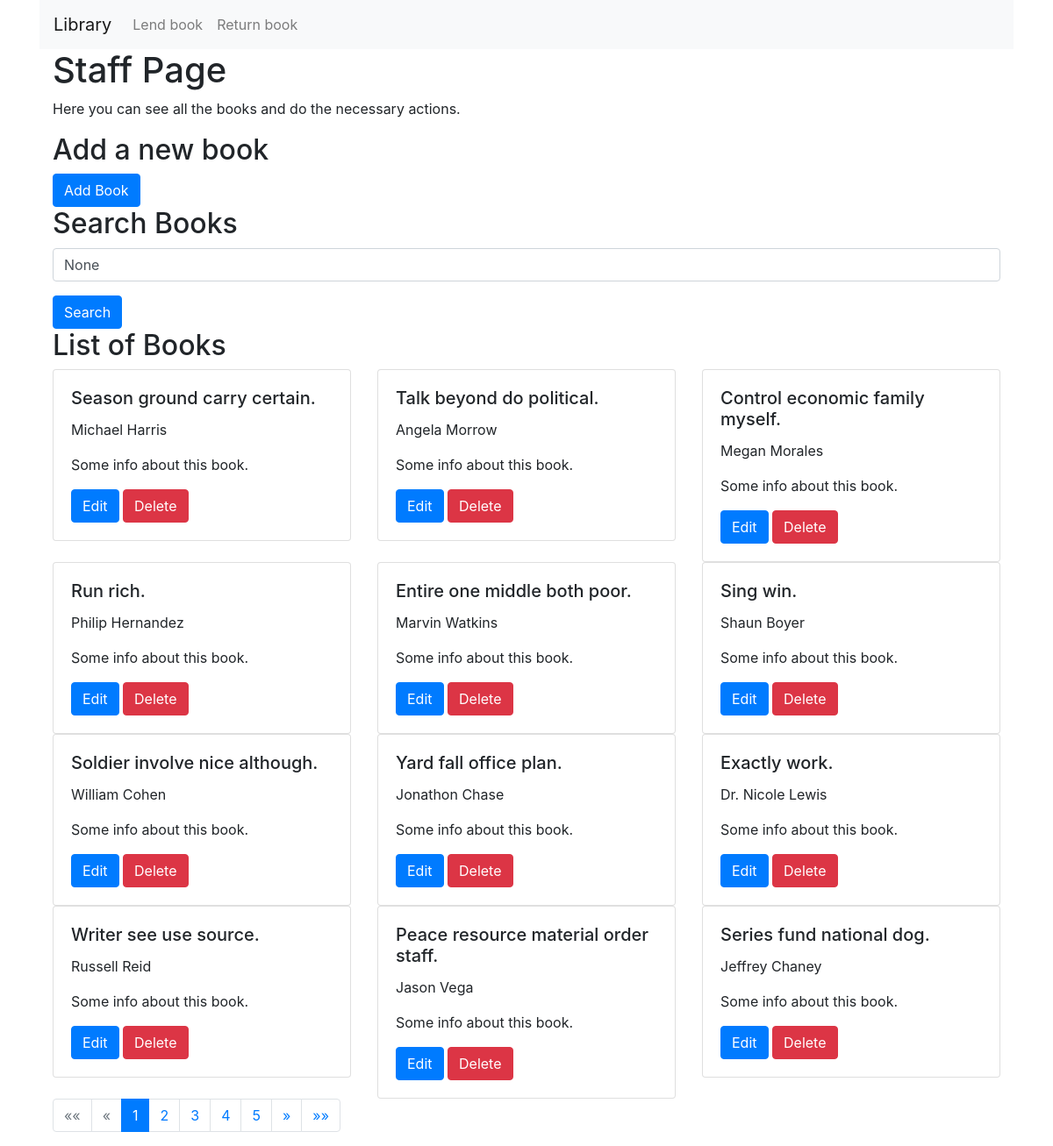
/staffusers/ (signed in), run on an earlier commit of the app's database.
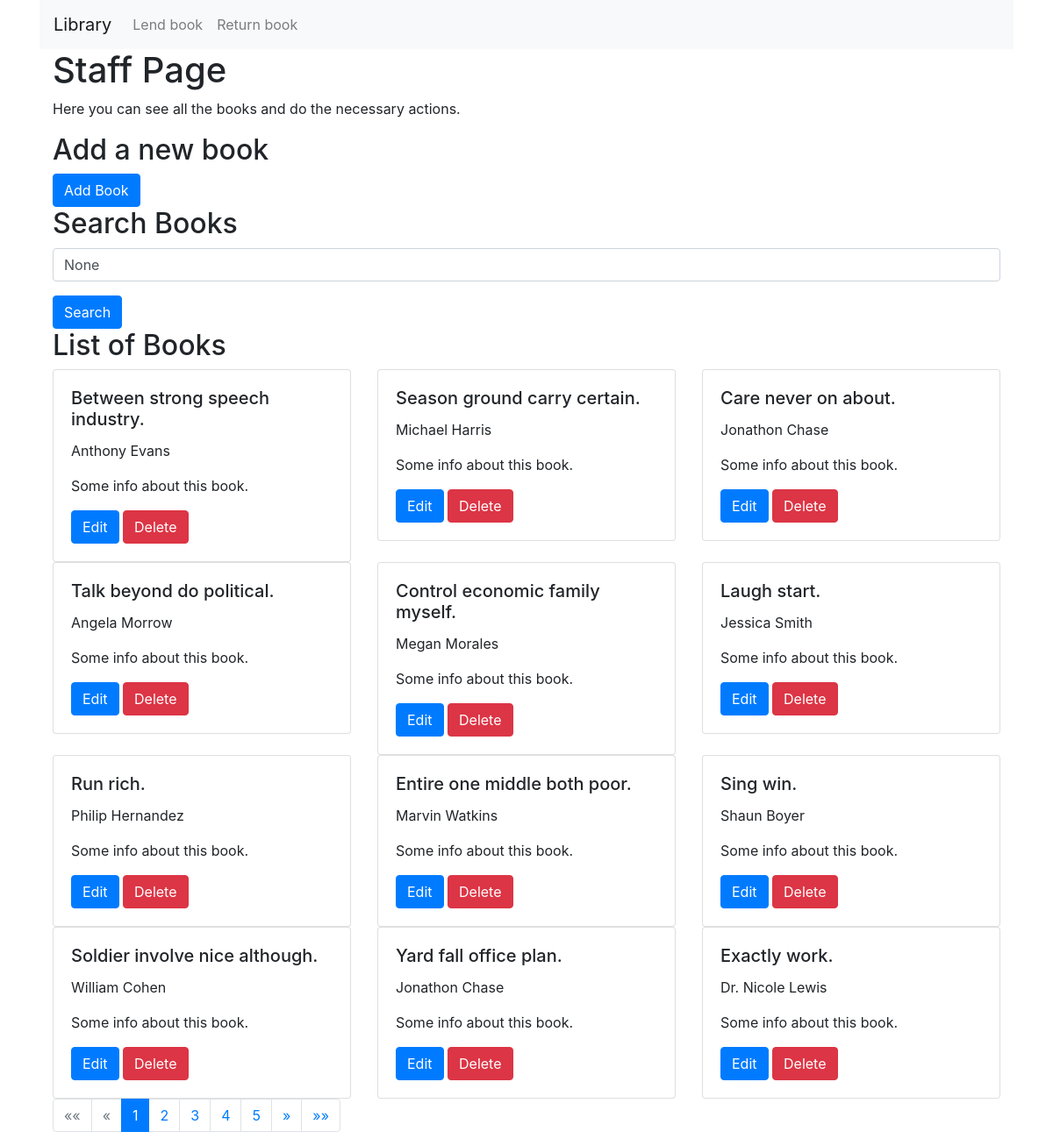
And on a later commit of the database.
### library/models.py (models this page shows, shortened)
class Book(models.Model):
    title = models.CharField(max_length=200)
    authors = models.ManyToManyField(Author)
    genre = models.ForeignKey(Genre, on_delete=models.CASCADE)
    pub_date = models.DateField('Publication date')
    quantity = models.IntegerField(default=1)

class Author(models.Model):
    name = models.CharField(max_length=100)

### staffusers/views.py (the view)
# urls.py: path('', views.staff_home, name='staff_home'),
@login_required
@user_passes_test(lambda u: u.is_staff)
def staff_home(request):
    query = request.GET.get('q')
    if query:
        books = Book.objects.filter(Q(title__icontains=query) | Q(authors__name__icontains=query)).distinct()
    else:
        books = Book.objects.all()
    paginator = Paginator(books, 12)
    page_number = request.GET.get('page')
    page_obj = paginator.get_page(page_number)
    return render(request, 'staffusers/index.html', {'page_obj': page_obj, 'query': query})

### staffusers/templates/staffusers/index.html (shortened to what the changed rows need)
{% extends "library/base_generic.html" %}
{% block content %}
    <div class="container">
        <h1>Staff Page</h1>
        <h2>Add a new book</h2>
        <h2>Search Books</h2>
        <h2>List of Books</h2>
        <div class="row">
            {% for book in page_obj %}
                <div class='col-4'>
                    <div class='card'>
                        <div class='card-body'>
                            <h5 class='card-title'>{{ book.title }}</h5>
                            <p class='card-text'>
                                {% for author in book.authors.all %}
                                    {{ author.name }}{% if not forloop.last %}, {% endif %}
                                {% endfor %}
                            </p>
                            <p class='card-text'> Some info about this book. </p>
                            <a href="{% url 'staffusers:edit_book' book.id %}" class="btn btn-primary">Edit</a>
                            <a href="{% url 'staffusers:delete_book' book.id %}" class="btn btn-danger">Delete</a>
                        </div>
                    </div>
                </div>
            {% endfor %}
        </div>
        <nav aria-label="Page navigation">
            <ul class="pagination">
                {% for num in page_obj.paginator.page_range %}
                    {% if page_obj.number == num %}
                        <li class="page-item active">
                            <a class="page-link" href="#">{{ num }}</a>
                        </li>
                    {% elif num > page_obj.number|add:'-5' and num < page_obj.number|add:'5' %}
                        <li class="page-item">
                            <a class="page-link" href="?q={{ query }}&page={{ num }}">{{ num }}</a>
                        </li>
                    {% endif %}
                {% endfor %}
            </ul>
        </nav>
    </div>
{% endblock %}

What changed in the data, as far as the page shows it:
no longer on this page (row edited): Book: title "Writer see use source."
no longer on this page (row unchanged): Author: name "Russell Reid", shown under "Writer see use source."
no longer on this page (row unchanged): Book: title "Peace resource material order staff."
no longer on this page (row unchanged): Author: name "Jason Vega", shown under "Peace resource material order staff."
no longer on this page (row unchanged): Book: title "Series fund national dog."
no longer on this page (row unchanged): Author: name "Jeffrey Chaney", shown under "Series fund national dog."
added Book: title "Between strong speech industry."
now on this page (row unchanged): Author: name "Anthony Evans", shown under "Between strong speech industry."
added Book: title "Care never on about.", Author (name "Jonathon Chase")
added Book: title "Laugh start."
now on this page (row unchanged): Author: name "Jessica Smith", shown under "Laugh start."
